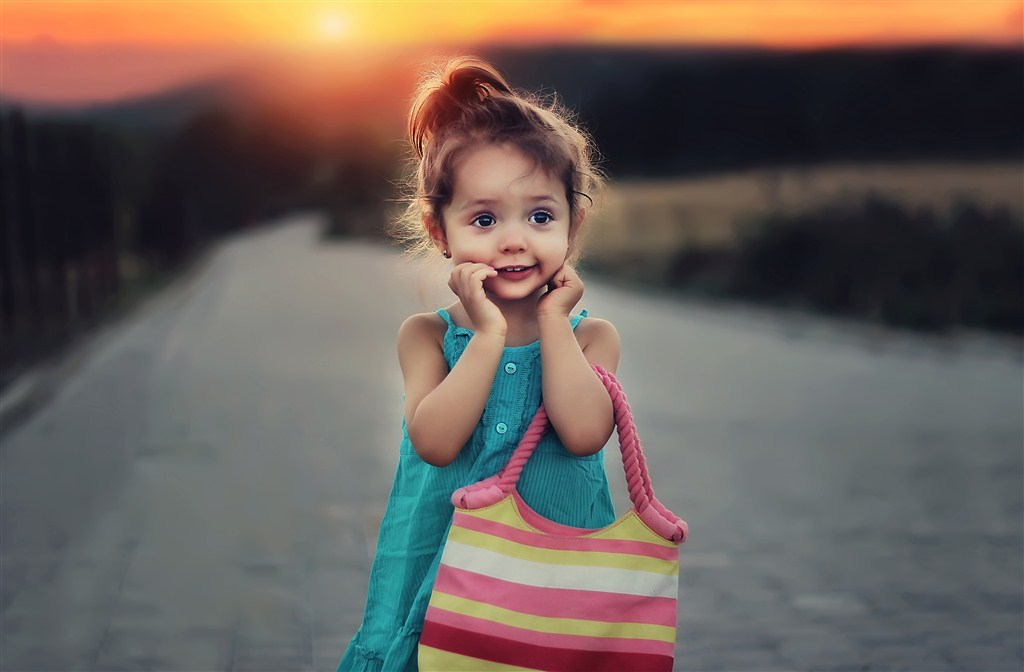
#> input picture opencv/images/others/002.jpg, 1024 x 672 px, found by its file name
$ python masking.py
#> lines starting #> are read from the running program, lines starting #| are printed output that depends on the picture; after the words box and inside, x2 and y2 are one past the last pixel; in counts of white or black regions, pixels touching at a corner belong together
import numpy as np
import cv2

image = cv2.imread("./images/others/002.jpg")
#> image is the input picture: shape (672, 1024, 3); mean B, G, R 89.8, 95.7, 107.5
cv2.imshow("Original", image)

mask = np.zeros(image.shape[:2], dtype = "uint8")
(cX, cY) = (image.shape[1] // 2, image.shape[0] // 2)
#> cX = 512; cY = 336
cv2.rectangle(mask, (cX - 75, cY - 75), (cX + 75, cY + 75), 255, -1)
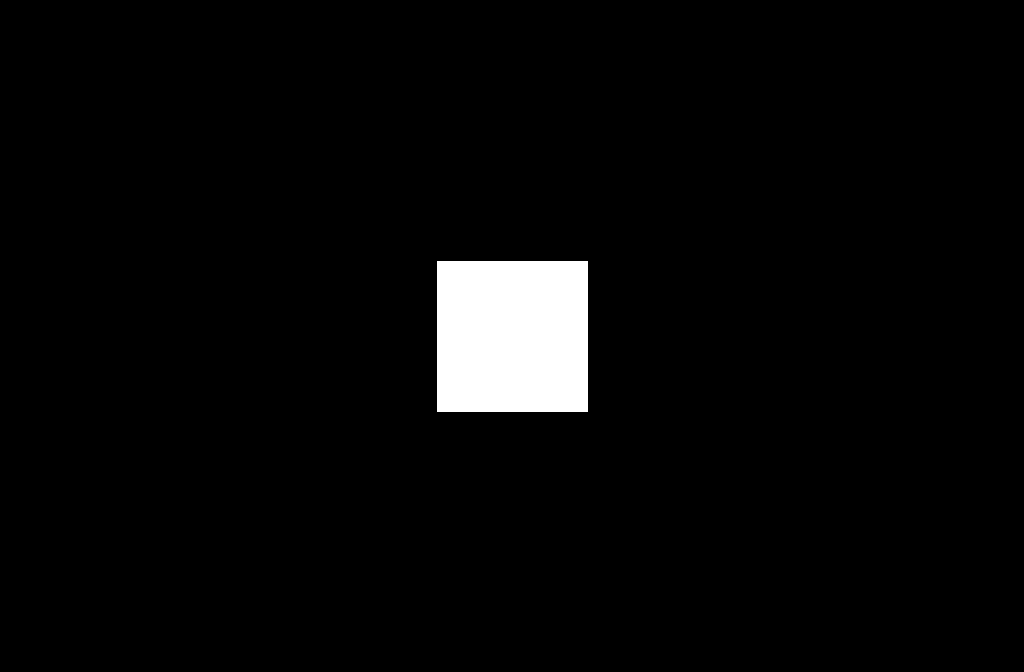
#> mask: shape (672, 1024); 3.3% white; 1 white region, box (x1, y1, x2, y2) and area: (437, 261, 588, 412) 22801
cv2.imshow("Mask", mask)

masked = cv2.bitwise_and(image, image, mask = mask)
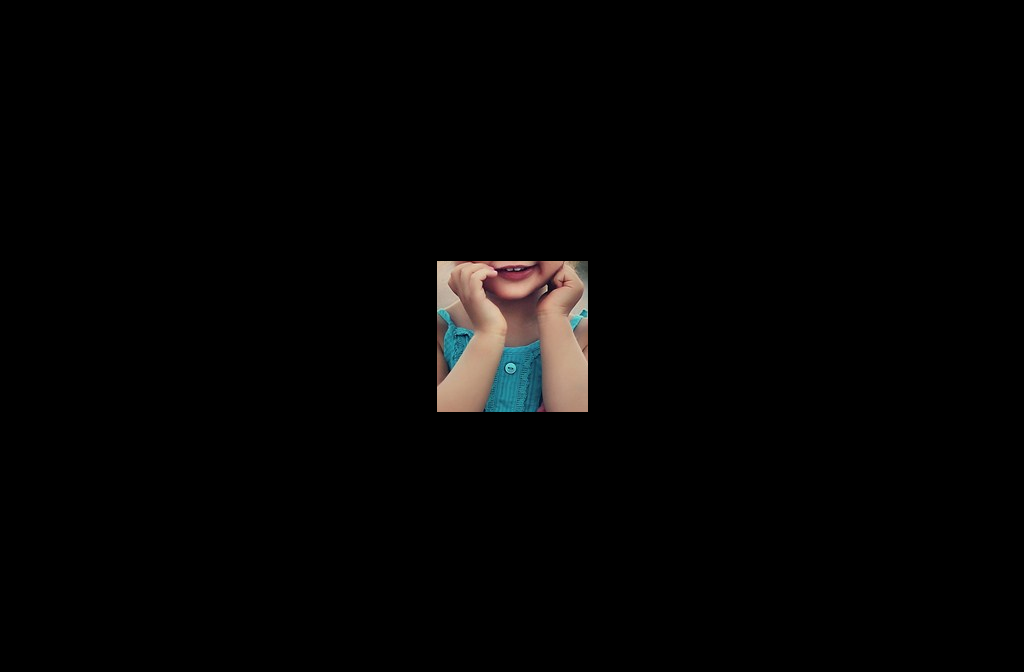
#> masked: shape (672, 1024, 3); mean B, G, R 3.9, 4.2, 4.7
cv2.imshow("Mask Applied to Image", masked)
cv2.waitKey(0)

#> (the run stopped early here; a loop or call above may not have finished)

$ run again, with opencv/images/others/003.jpg copied over opencv/images/others/002.jpg
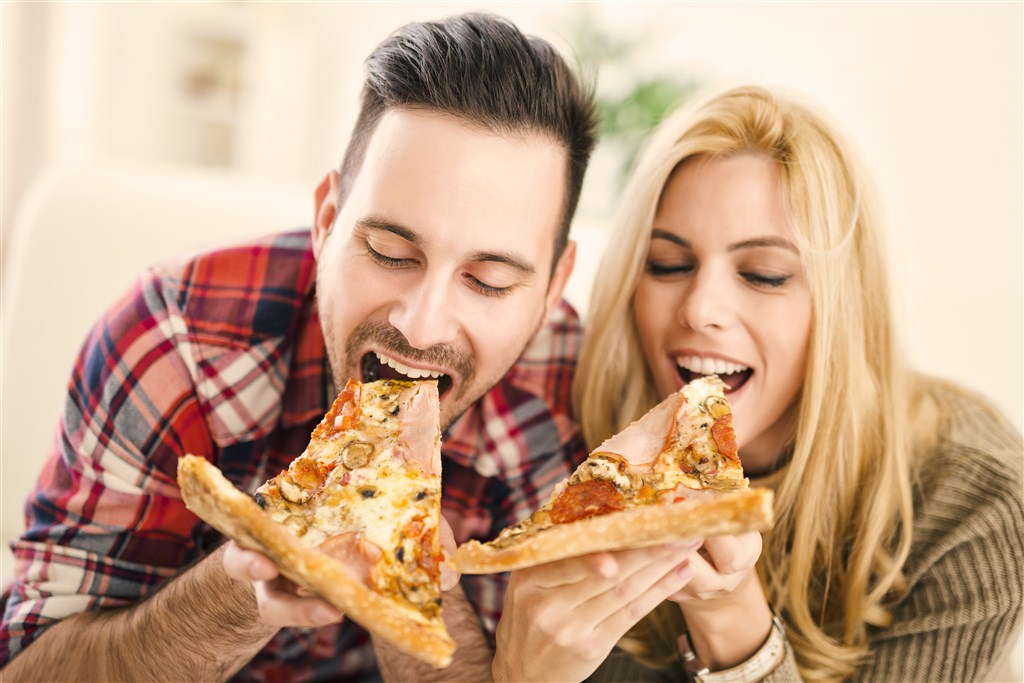
#> input picture opencv/images/others/003.jpg, 1024 x 683 px, found by its file name
#> image is the input picture: shape (683, 1024, 3); mean B, G, R 138.3, 165.4, 200.5
#> mask: shape (683, 1024); 3.3% white; 1 white region, box (x1, y1, x2, y2) and area: (437, 266, 588, 417) 22801
#> `masked = cv2.bitwise_and(image, image, mask = mask)`:
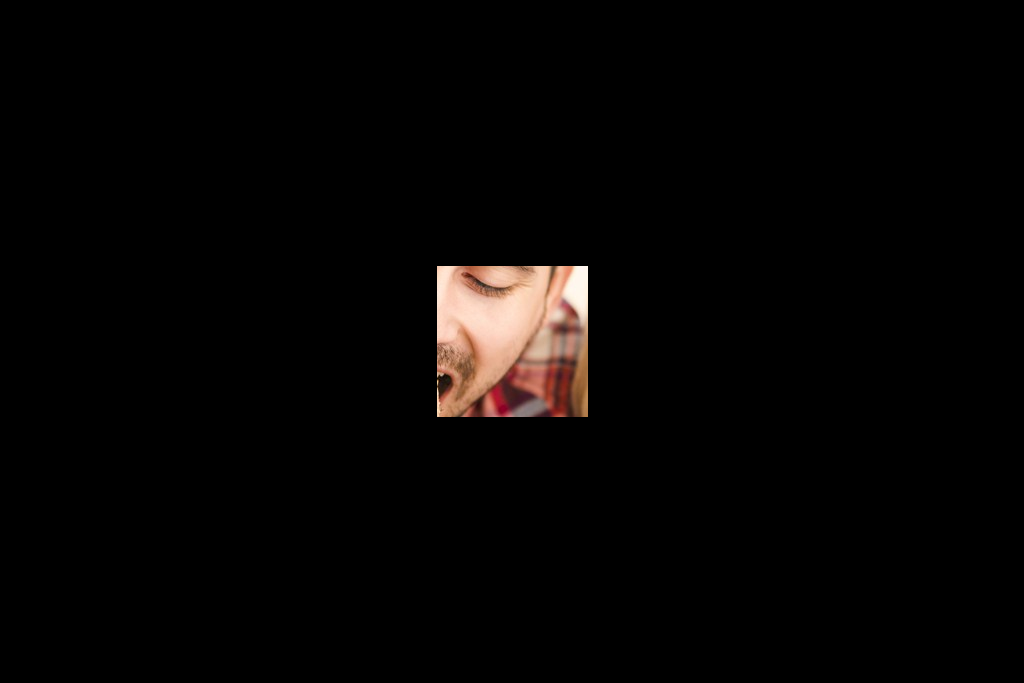
#> masked: shape (683, 1024, 3); mean B, G, R 4, 4.7, 6.3

$ run again, with opencv/images/others/cat001.jpg copied over opencv/images/others/002.jpg
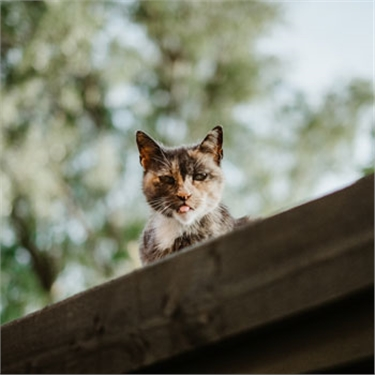
#> input picture opencv/images/others/cat001.jpg, 375 x 375 px, found by its file name
#> image is the input picture: shape (375, 375, 3); mean B, G, R 103.4, 118.6, 116.7
#> `cv2.rectangle(mask, (cX - 75, cY - 75), (cX + 75, cY + 75), 255, -1)`:
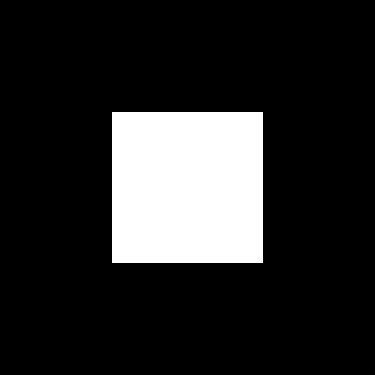
#> mask: shape (375, 375); 16.2% white; 1 white region, box (x1, y1, x2, y2) and area: (112, 112, 263, 263) 22801
#> `masked = cv2.bitwise_and(image, image, mask = mask)`:
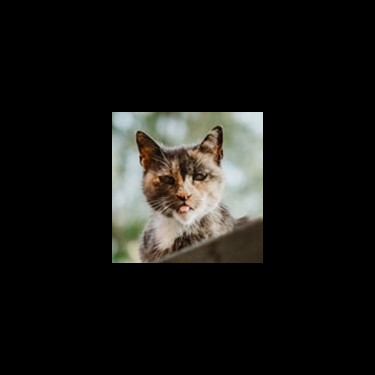
#> masked: shape (375, 375, 3); mean B, G, R 19.6, 22.1, 22.6
